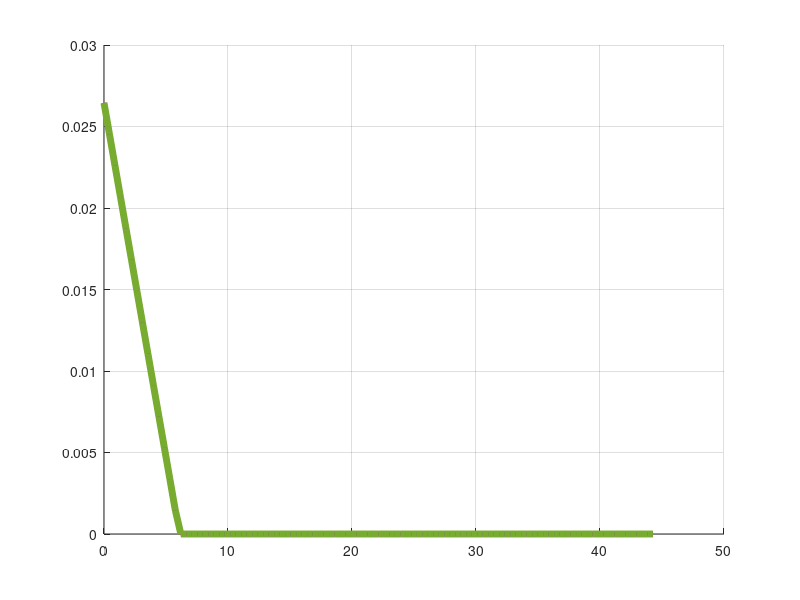
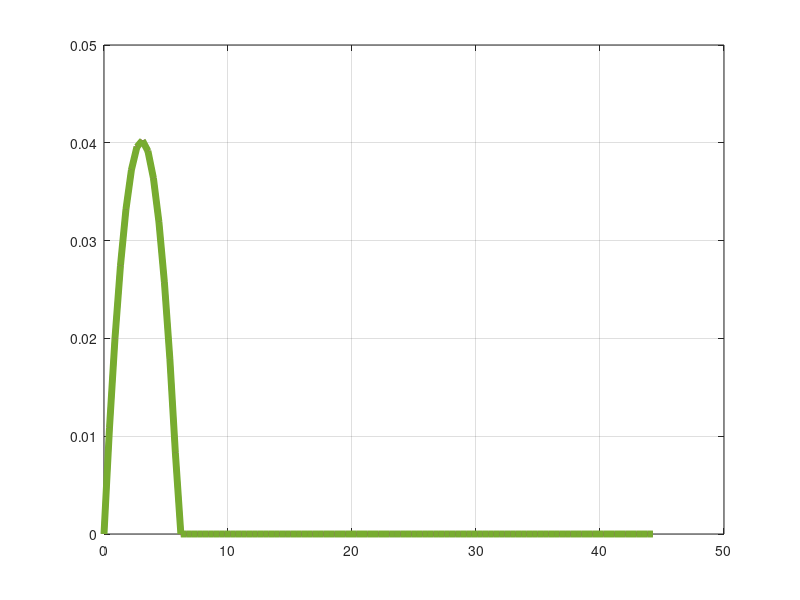

The MATLAB source for these figures, in order:
clear all;close all;clc
%% Source code to characterize the PV panel
%% Characterization Of Photovoltaic Panel Using Single Diode Model
%%%%%%%%%%%%%%%%%%%%%%%%%%%%%%%%%%%%%%%%%%%%%%%%%%%%%%%%%%%%%%%%%%%%%%%%%%%%%%%%%%%%%%%%%
it=input('Enter the number of curves you aim to plot: 1,2...N: ');
for N=1:it
%% PV Module DATA
T=input('Enter the value of T en °C: ');                    % Temperature of the celle en °C
G=input('Enter the value of solar irradiance en °W/m2: ');  % Solar Irradiance en W/m2
ai=0.034/100;                     % Current Tmperature coefficient(ki)
av=-0.34/100;                     % Voltage Tmperature coefficient(kv)
Isc_r=5.3;                        % Short-circuit current
Voc_r=44.2;                       % Opent circuit voltage
Vm=36;                            % Maximum voltage @ STC
Im=4.87;                          % Maximum current @ STC
Pm=175;                           % Maximum power   @ STC
Ns=72;                            % nomber of Cells   
n=1.3;                            % Diode ideality factor

%% Internal parameters%%%%%%%%%%%%%
Gr=1000;                          % reference irradiance
T=T+273.6;                        % 
Tr= 25 +273.6;                    % Temperature reference
dT=T-Tr;
Isc=Isc_r+ai*dT;                  % variation of Isc with T°
Voc=Voc_r+av*dT;                  % variation de Vco with T°
q=1.60217646*power(10,-19);       % charge constant
K=1.3806503*power(10,-23);        % Boltzmann constant
Vt=(Ns*n*K*T/q);                  % Thermal voltage 
Eg=1.12;                          % gap energy
Iph=Isc*(G/Gr);                   % photo-current
Iss=(Isc)/(   exp( Voc/Vt )-1 );  % saturation current
Is=Iss*( (T/Tr)^3 ) * exp ( ( (q*Eg)/(n*K) )*((1/Tr)-(1/T)) );%saturation current
Rs=0.2;                           % series resistance 
Rp=230;                           % parallele resistance
%%
I=Iph;             % initial codition
V=0:(Voc/100):Voc; % input voltage array
for n1=1:length(V) 
    
        
    for n2=1:20                          % Newton-Raphson loop for calculating output current
    Vd= (V(n1)+Rs*I);                    % Diode Voltage
    Id=Is*( exp(Vd/Vt) -1);              % Diode current
    Ip=Vd/Rp;                            % Parallele resistance Current
    f=Iph-I-Id-Ip;                       % f(I)=0
    df=-1-(Is*Rs/Vt)*exp(Vd/Vt)-(Rs/Rp); % f'(I)=0
    I=I-f/df;% Newton-Raphson formula
    
    end % end of Newton-Raphson
    
    if I<0
        I=0;
    end
    Ipv(n1)=I;                           % Accumulation of output currant 

end 
%%
P=Ipv.*V;% Output power
figure(1)
hold on
plot(V,Ipv,'linewidth',N)%  
grid on
figure(2)
plot(V,P,'linewidth',N)% 
hold on
grid on
end


%% This file consists of the PV model. The code you see for the pv function in the simulink file is driven from this  model